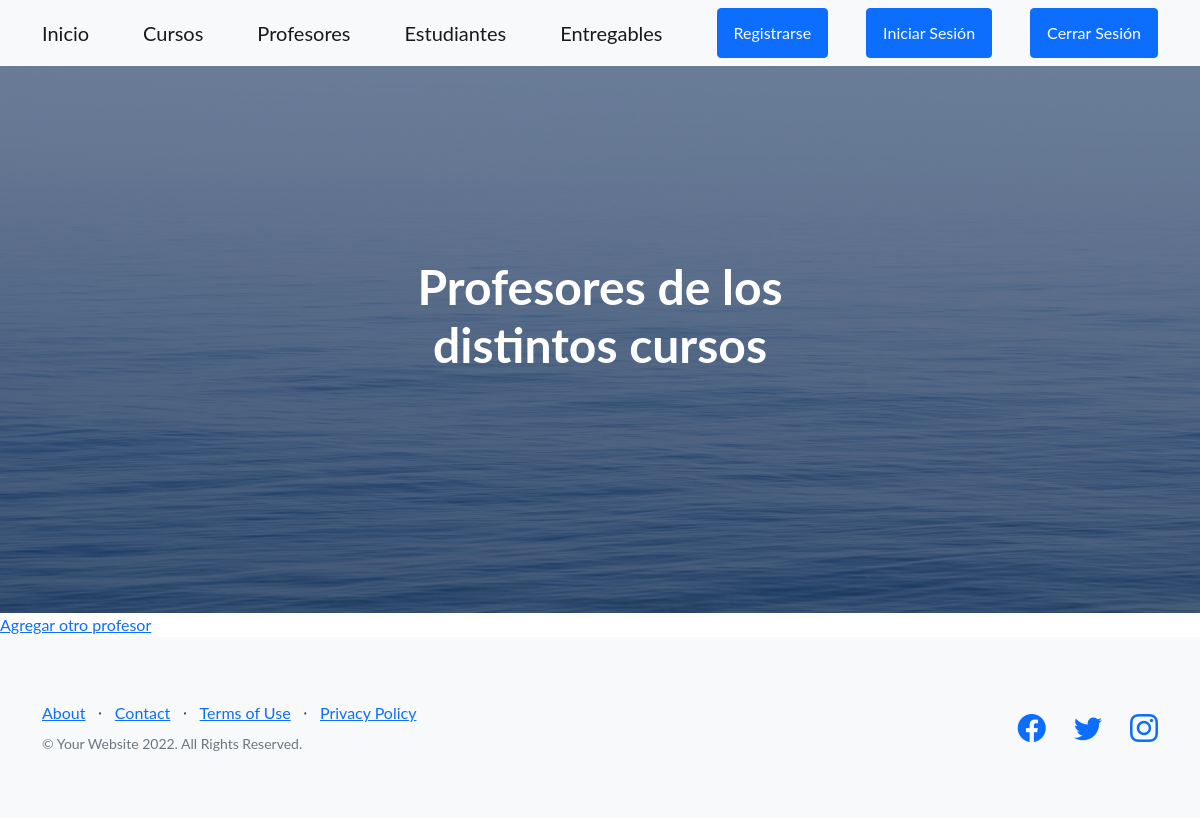
/AppCoder/leerProfes, run on an earlier commit of the app's database.
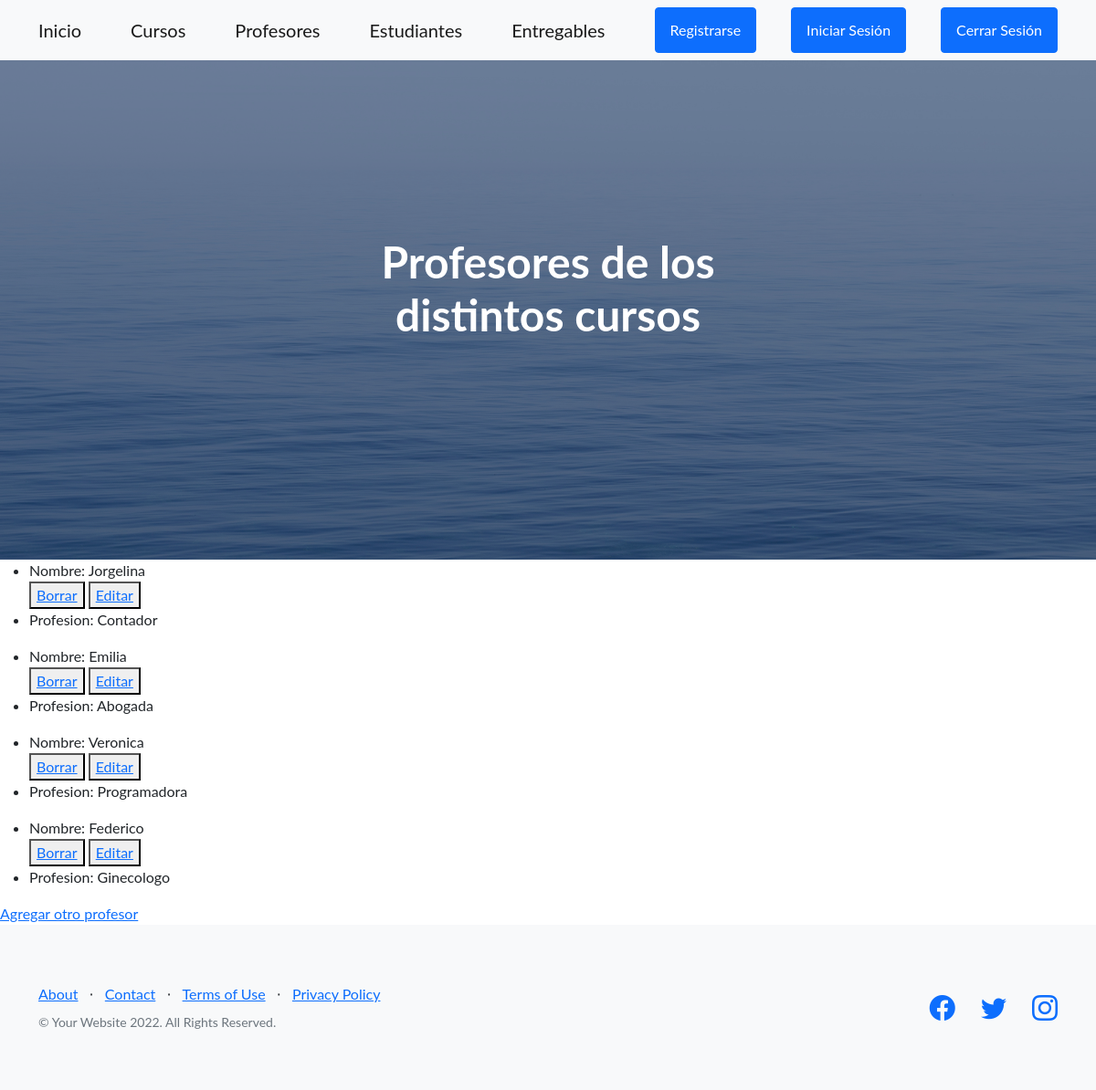
And on a later commit of the database.
### AppCoder/models.py (models this page shows, shortened)
class Profesor(models.Model):
    nombre = models.CharField(max_length=60)
    apellido = models.CharField(max_length=60)
    correo = models.EmailField()
    profesion = models.CharField(max_length=60)

### AppCoder/views.py (the view)
# urls.py: path("leerProfes", leerProfesores, name = "LeerProfes"),
def leerProfesores (request):
    teachers = Profesor.objects.all()    #Leyendo todos los profesores creados
    return render (request, "AppCoder/profesores.html", {"teachers": teachers})  #Lo pasamos como conexto (dict) a la plantilla

### AppCoder/templates/AppCoder/profesores.html
{% extends "AppCoder/padre.html" %}
{% load static %}
{% block titulo %}
Profesores de los distintos cursos
{% endblock %}
{% block descripcion %}
{% for profe in teachers %}
    <ul>
        <li>Nombre: {{profe.nombre}}</li>
        <button>
            <a href="{% url 'EliminarProfesores' profe.nombre %}">Borrar</a>
        </button>
        <button>
            <a href="{% url 'EditarProfesores' profe.nombre %}">Editar</a>
        </button>
        <li>Profesion: {{profe.profesion}}</li>
    </ul>
{% endfor %}
<a href="{% url 'FormularioProfe' %}" >Agregar otro profesor  </a>
{% endblock %}

### AppCoder/templates/AppCoder/padre.html (shortened to what this page needs)
<!DOCTYPE html>
<html lang="en">
    <head>
        {% load static %}
        <link href="https://cdn.jsdelivr.net/npm/bootstrap-icons@1.5.0/font/bootstrap-icons.css" rel="stylesheet" type="text/css" />
        <link href="{% static 'AppCoder/css/styles.css' %}" rel="stylesheet" />
    </head>
    <body>
        <nav class="navbar navbar-light bg-light static-top">
            <div class="container">
                <a class="navbar-brand" href="{% url 'Inicio' %}">Inicio</a>
                <a class="navbar-brand" href="{% url 'Cursos' %}">Cursos</a>
                <a class="navbar-brand" href="{% url 'LeerProfes' %}">Profesores</a>
                <a class="navbar-brand" href="{% url 'Estudiantes' %}">Estudiantes</a>
                <a class="navbar-brand" href="{% url 'Entregables' %}">Entregables</a>
                <a class="btn btn-primary" href="{% url 'Registro' %}">Registrarse</a>
                <a class="btn btn-primary" href="{% url 'Login' %}">Iniciar Sesión</a>
                <a class="btn btn-primary" href="{% url 'Logout' %}">Cerrar Sesión</a>
            </div>
        </nav>
        <header class="masthead">
            <div class="container position-relative">
                <div class="row justify-content-center">
                    <div class="col-xl-6">
                        <div class="text-center text-white">
                            <h1 class="mb-5">
                                {% block titulo %}
                                {% endblock %}
                            </h1>
                </div>
            </div>
        </header>
        {% block descripcion %}
        {% endblock %}
        <footer class="footer bg-light">
            <div class="container">
                <div class="row">
                    <div class="col-lg-6 h-100 text-center text-lg-start my-auto">
                        <ul class="list-inline mb-2">
                            <li class="list-inline-item"><a href="#!">About</a></li>
                            <li class="list-inline-item">⋅</li>
                            <li class="list-inline-item"><a href="#!">Contact</a></li>
                            <li class="list-inline-item">⋅</li>
                            <li class="list-inline-item"><a href="#!">Terms of Use</a></li>
                            <li class="list-inline-item">⋅</li>
                            <li class="list-inline-item"><a href="#!">Privacy Policy</a></li>
                        </ul>
                        <p class="text-muted small mb-4 mb-lg-0">&copy; Your Website 2022. All Rights Reserved.</p>
                    </div>
                    <div class="col-lg-6 h-100 text-center text-lg-end my-auto">
                        <ul class="list-inline mb-0">
                            <li class="list-inline-item me-4">
                                <a href="#!"><i class="bi-facebook fs-3"></i></a>
                            </li>
                            <li class="list-inline-item me-4">
                                <a href="#!"><i class="bi-twitter fs-3"></i></a>
                            </li>
                            <li class="list-inline-item">
                                <a href="#!"><i class="bi-instagram fs-3"></i></a>
                            </li>
                        </ul>
                    </div>
                </div>
            </div>
        </footer>
    </body>
</html>

What changed in the data, as far as the page shows it:
added Profesor: nombre "Jorgelina", profesion "Contador"
added Profesor: nombre "Emilia", profesion "Abogada"
added Profesor: nombre "Veronica", profesion "Programadora"
added Profesor: nombre "Federico", profesion "Ginecologo"
